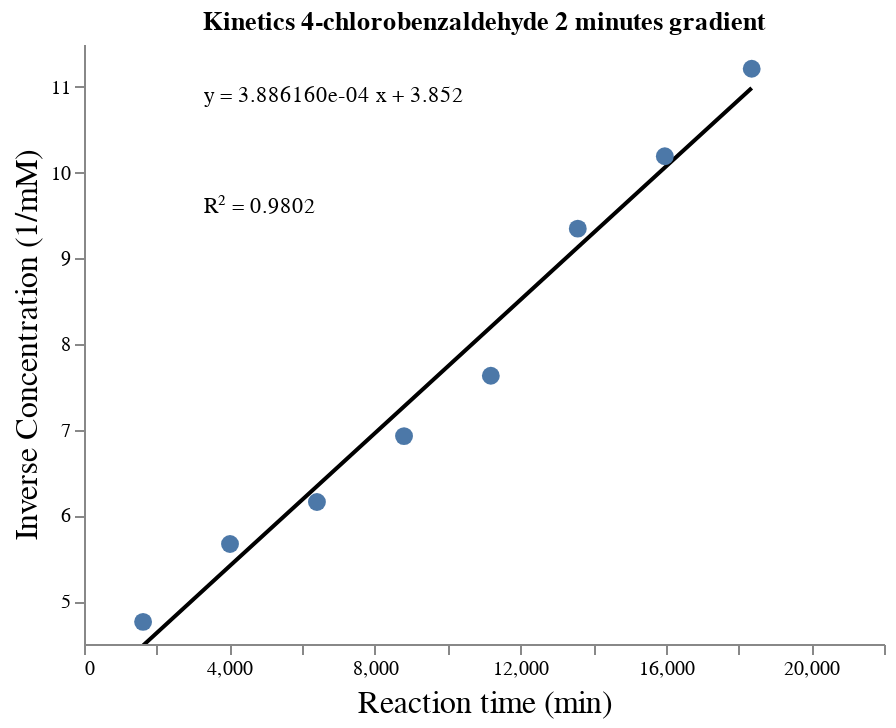

The cell this chart's notebook holds for it:
### Code cell
plot_reaction_data(cl_2, "Kinetics 4-chlorobenzaldehyde 2 minutes gradient")

### Figure 1 — Vega-Lite specification as saved in the notebook (floating-point values rounded to 4 significant figures)
{"config": {"view": {"continuousWidth": 400, "continuousHeight": 300, "strokeWidth": 0}, "axis": {"grid": false, "titleFontSize": 16, "titleFontWeight": "normal"}}, "layer": [{"data": {"name": "data-b0deeff74d174e31c94ce5ade0ef9075"}, "mark": {"type": "line", "color": "black"}, "encoding": {"x": {"type": "quantitative", "field": "x", "scale": {"domain": [1462.0, 20200.0]}}, "y": {"type": "quantitative", "field": "y", "scale": {"domain": [4.752, 11.28]}}}}, {"data": {"name": "data-4aa3df21e5103a0374201dbccc014fb4"}, "mark": {"type": "circle", "opacity": 1, "size": 80}, "encoding": {"tooltip": [{"type": "quantitative", "field": "x", "title": "Reaction time (min)"}, {"type": "quantitative", "field": "y", "title": "Inverse Concentration (1/mM)"}], "x": {"type": "quantitative", "axis": {"title": "Reaction time (min)"}, "field": "x"}, "y": {"type": "quantitative", "axis": {"title": "Inverse Concentration (1/mM)"}, "field": "y"}}, "selection": {"selector326": {"type": "interval", "bind": "scales", "encodings": ["x", "y"]}}, "title": "Kinetics 4-chlorobenzaldehyde 2 minutes gradient"}, {"data": {"name": "data-59100819971a7d63a1d9bf2ca780a833"}, "mark": {"type": "text", "align": "left", "text": "y = 3.886160e-04 x + 3.852"}, "encoding": {"x": {"type": "quantitative", "field": "x"}, "y": {"type": "quantitative", "field": "y"}}}, {"data": {"name": "data-fcbe952dc2d6f338b1a321d00f957b50"}, "mark": {"type": "text", "align": "left", "text": "R² = 0.9802"}, "encoding": {"x": {"type": "quantitative", "field": "x"}, "y": {"type": "quantitative", "field": "y"}}}], "$schema": "https://vega.github.io/schema/vega-lite/v4.8.1.json", "datasets": {"data-b0deeff74d174e31c94ce5ade0ef9075": [{"x": 1625.0, "y": 4.483}, {"x": 4015.0, "y": 5.412}, {"x": 6406.0, "y": 6.341}, {"x": 8801.0, "y": 7.272}, {"x": 11190.0, "y": 8.199}, {"x": 13580.0, "y": 9.129}, {"x": 15970.0, "y": 10.06}, {"x": 18360.0, "y": 10.99}], "data-4aa3df21e5103a0374201dbccc014fb4": [{"x": 1625.0, "y": 4.759}, {"x": 4015.0, "y": 5.666}, {"x": 6406.0, "y": 6.156}, {"x": 8801.0, "y": 6.925}, {"x": 11190.0, "y": 7.629}, {"x": 13580.0, "y": 9.346}, {"x": 15970.0, "y": 10.19}, {"x": 18360.0, "y": 11.21}], "data-59100819971a7d63a1d9bf2ca780a833": [{"x": 3299.0, "y": 10.89}], "data-fcbe952dc2d6f338b1a321d00f957b50": [{"x": 3299.0, "y": 9.598}]}}
